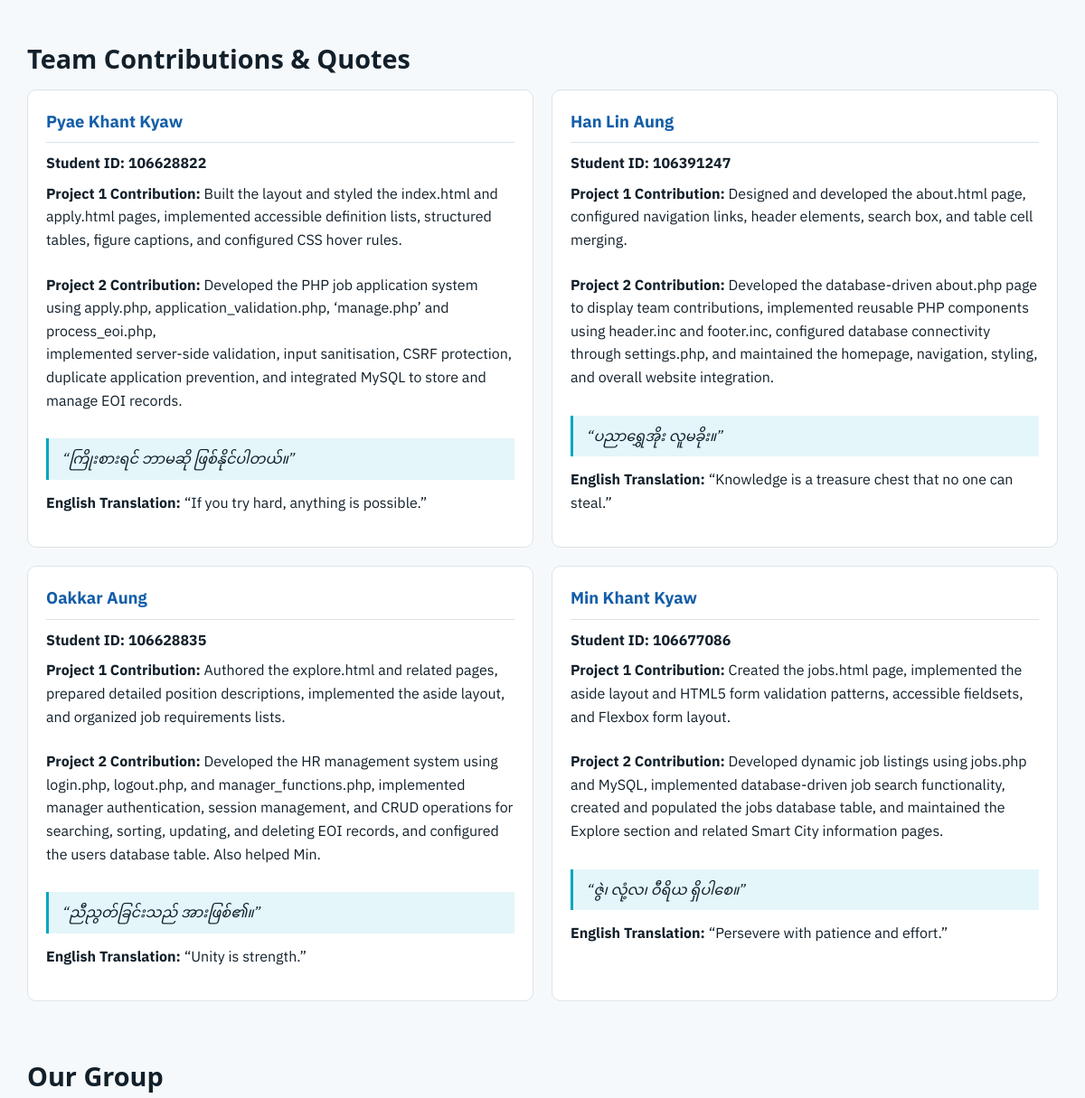
The page /about.php (middle part) on the database as committed earlier.
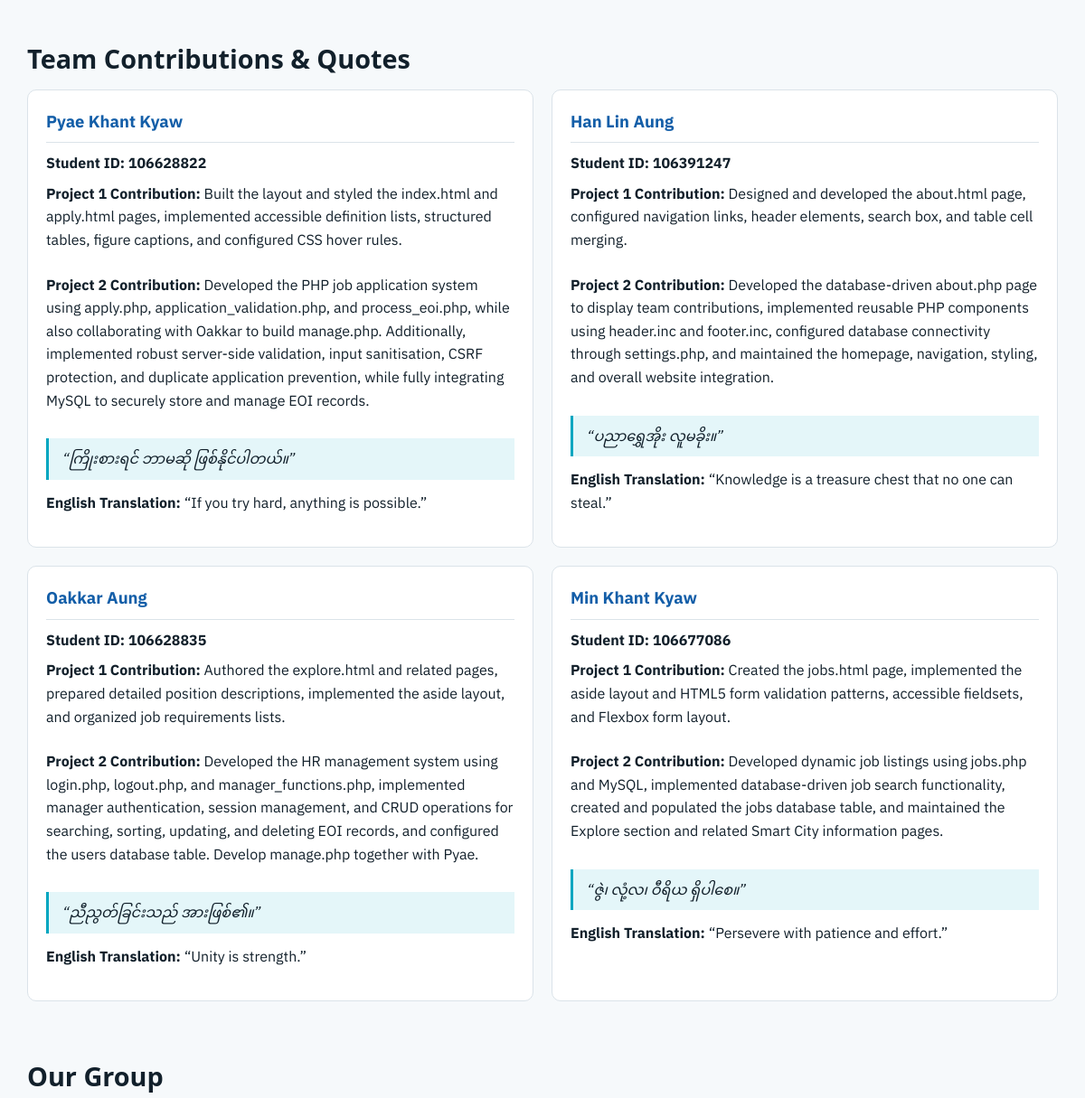
The same page on the database as committed later.
### tables this page shows
CREATE TABLE `about` (
  `member_id` int(11) NOT NULL,
  `member_name` varchar(100) NOT NULL,
  `student_id` varchar(20) NOT NULL,
  `linkedin_url` varchar(255) DEFAULT NULL,
  `project1_contribution` text NOT NULL,
  `project2_contribution` text NOT NULL,
  `quote_mm` varchar(500) DEFAULT NULL,
  `quote_translation` varchar(500) DEFAULT NULL,
  `dream_job` varchar(150) DEFAULT NULL,
  `coding_snack` varchar(150) DEFAULT NULL,
  `hometown` varchar(100) DEFAULT NULL,
  `display_order` int(11) NOT NULL DEFAULT 0
);

### about.php (the view, shortened to what this page needs)
<?php
$members = [];
$databaseError = false;
try {
    $settingsPath = __DIR__ . '/settings.php';
    $config = require $settingsPath;
    $conn = new mysqli(
        $config['host'],
        $config['user'],
        $config['password'],
        $config['database']
    );
    $conn->set_charset('utf8mb4');
    $sql = "SELECT
                member_id,
                member_name,
                student_id,
                linkedin_url,
                project1_contribution,
                project2_contribution,
                quote_mm,
                quote_translation,
                dream_job,
                coding_snack,
                hometown
            FROM `about`
            ORDER BY display_order ASC, member_name ASC";
    $result = $conn->query($sql);
    while ($row = $result->fetch_assoc()) {
        $members[] = $row;
    }
} catch (Throwable $error) {
    $databaseError = true;
    error_log('UrbanSync about page database error: ' . $error->getMessage());
}
function about_escape($value)
{
    return htmlspecialchars((string)($value ?? ''), ENT_QUOTES, 'UTF-8');
}
?>
<!DOCTYPE html>
<html lang="en">
<head>
    <link rel="stylesheet" href="css/style.css">
</head>
<body>
    <main>
        <section>
            <h2>Team Contributions &amp; Quotes</h2>
            <?php if ($databaseError): ?>
                <p class="database-message">
                    Team contributions cannot be displayed right now. Please check the database connection.
                </p>
            <?php elseif (empty($members)): ?>
                <p>No team member records are currently available.</p>
            <?php else: ?>
                <dl class="team-contributions">
                    <?php foreach ($members as $member): ?>
                        <div class="team-card">
                            <dt>
                                <?php if (!empty($member['linkedin_url'])): ?>
                                    <a href="<?= about_escape($member['linkedin_url']) ?>" target="_blank" rel="noopener noreferrer">
                                        <strong><?= about_escape($member['member_name']) ?></strong>
                                    </a>
                                <?php else: ?>
                                    <strong><?= about_escape($member['member_name']) ?></strong>
                                <?php endif; ?>
                            </dt>
                            <dd>
                                <span class="member-id">Student ID: <?= about_escape($member['student_id']) ?></span>
                                <p>
                                    <strong>Project 1 Contribution:</strong>
                                    <?= nl2br(about_escape($member['project1_contribution'])) ?>
                                </p>
                                <p>
                                    <strong>Project 2 Contribution:</strong>
                                    <?= nl2br(about_escape($member['project2_contribution'])) ?>
                                </p>
                                <?php if (!empty($member['quote_mm'])): ?>
                                    <blockquote>“<?= about_escape($member['quote_mm']) ?>”</blockquote>
                                <?php endif; ?>
                                <?php if (!empty($member['quote_translation'])): ?>
                                    <p><strong>English Translation:</strong> “<?= about_escape($member['quote_translation']) ?>”</p>
                                <?php endif; ?>
                            </dd>
                        </div>
                    <?php endforeach; ?>
                </dl>
            <?php endif; ?>
        </section>
        <section>
            <h2>Our Group</h2>
        </section>
    </main>
</body>
</html>

### css/style.css (style rules this page uses)
:root { --color-ink: #12202b; --color-ink-soft: #48606f; --color-paper: #f6f9fb; --color-surface: #ffffff; --color-border: #dbe3e9; --color-primary: #135ea8; --color-primary-dark: #0d4680; --color-accent: #00a6c0; --color-accent-soft: #e4f6f9; }
* { box-sizing: border-box; }
html { scroll-behavior: smooth; }
body { margin: 0; font-family: "IBM Plex Sans", "Segoe UI", Roboto, sans-serif; font-size: 16px; line-height: 1.6; color: var(--color-ink); background-color: var(--color-paper); }
h1, h2, h3, h4 { font-family: "Space Grotesk", "Segoe UI", Roboto, sans-serif; line-height: 1.2; margin: 0 0 15px; color: var(--color-ink); }
h2 { font-size: 1.8rem; }
p { margin: 0 0 16px; max-width: 68ch; }
a { color: var(--color-primary); text-decoration: none; }
main { display: flex; flex-direction: column; gap: 50px; max-width: 1180px; margin: 0 auto; padding: 40px 20px 0; }
section > h2 { margin-bottom: 15px; }
.team-contributions { display: grid; gap: 20px; }
.team-card { background: var(--color-surface); border: 1px solid var(--color-border); border-radius: 10px; padding: 20px; display: flex; flex-direction: column; gap: 10px; }
.team-card dt { font-size: 1.15rem; font-weight: bold; color: var(--color-ink); padding-bottom: 8px; border-bottom: 1px solid var(--color-border); }
.team-card dd { margin: 0; display: flex; flex-direction: column; gap: 8px; }
.team-contributions blockquote { margin: 5px 0; padding: 10px 15px; border-left: 3px solid var(--color-accent); background: var(--color-accent-soft); font-style: italic; }
@media (min-width: 700px) { .team-contributions { grid-template-columns: 1fr 1fr; } }

### about.php (style rules this page uses)
.member-id { font-weight: bold; }

Rows that differ between the two databases and show on the page:
changed about "Pyae Khant Kyaw": project2_contribution "…system using apply.php, application_validation.php, ‘manage.php’ and process_eoi.php, implemented server-side validation, input sanitisation, CSRF protection, duplicate application prevention, and integrated MySQL to store and manage EOI…" → "…system using apply.php, application_validation.php, and process_eoi.php, while also collaborating with Oakkar to build manage.php. Additionally, implemented robust server-side validation, input sanitisation, CSRF protection, and duplicate application prevention, while fully integrating MySQL to securely store and manage EOI…"
changed about "Oakkar Aung": project2_contribution "…the users database table. Also helped Min." → "…the users database table. Develop manage.php together with Pyae."
